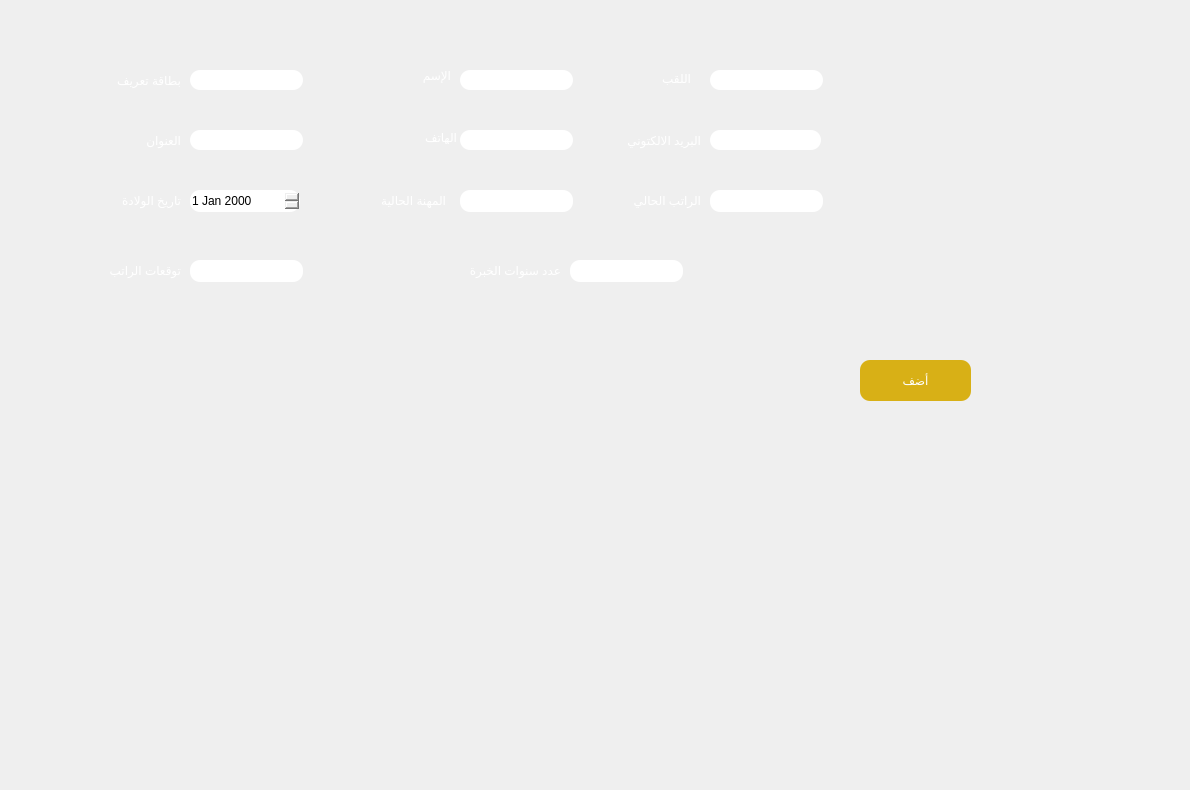
            <widget class="QWidget" name="page_10">
             <widget class="QLineEdit" name="PRETS_3">
              <property name="geometry">
               <rect>
                <x>190</x>
                <y>260</y>
                <width>113</width>
                <height>22</height>
               </rect>
              </property>
              <property name="styleSheet">
               <string notr="true">border-radius: 10;</string>
              </property>
             </widget>
             <widget class="QLabel" name="label_42">
              <property name="geometry">
               <rect>
                <x>110</x>
                <y>70</y>
                <width>71</width>
                <height>21</height>
               </rect>
              </property>
              <property name="styleSheet">
               <string notr="true">color: rgb(255, 255, 255);

</string>
              </property>
              <property name="text">
               <string>بطاقة تعريف</string>
              </property>
             </widget>
             <widget class="QLabel" name="label_43">
              <property name="geometry">
               <rect>
                <x>600</x>
                <y>190</y>
                <width>101</width>
                <height>20</height>
               </rect>
              </property>
              <property name="styleSheet">
               <string notr="true">color: rgb(255, 255, 255);

</string>
              </property>
              <property name="text">
               <string>الراتب الحالي </string>
              </property>
             </widget>
             <widget class="QLabel" name="label_44">
              <property name="geometry">
               <rect>
                <x>20</x>
                <y>260</y>
                <width>161</width>
                <height>20</height>
               </rect>
              </property>
              <property name="styleSheet">
               <string notr="true">color: rgb(255, 255, 255);

</string>
              </property>
              <property name="text">
               <string>توقعات الراتب</string>
              </property>
             </widget>
             <widget class="QLineEdit" name="cin_3">
              <property name="geometry">
               <rect>
                <x>190</x>
                <y>70</y>
                <width>113</width>
                <height>20</height>
               </rect>
              </property>
              <property name="styleSheet">
               <string notr="true">border-radius: 10;</string>
              </property>
             </widget>
             <widget class="QLineEdit" name="MAIL_3">
              <property name="geometry">
               <rect>
                <x>710</x>
                <y>130</y>
                <width>111</width>
                <height>20</height>
               </rect>
              </property>
              <property name="styleSheet">
               <string notr="true">border-radius: 10;</string>
              </property>
             </widget>
             <widget class="QLabel" name="label_45">
              <property name="geometry">
               <rect>
                <x>640</x>
                <y>70</y>
                <width>51</width>
                <height>16</height>
               </rect>
              </property>
              <property name="styleSheet">
               <string notr="true">color: rgb(255, 255, 255);

</string>
              </property>
              <property name="text">
               <string>اللقب</string>
              </property>
             </widget>
             <widget class="QLabel" name="label_46">
              <property name="geometry">
               <rect>
                <x>410</x>
                <y>130</y>
                <width>47</width>
                <height>14</height>
               </rect>
              </property>
              <property name="styleSheet">
               <string notr="true">color: rgb(255, 255, 255);


</string>
              </property>
              <property name="text">
               <string>الهاتف</string>
              </property>
             </widget>
             <widget class="QLineEdit" name="EXP_3">
              <property name="geometry">
               <rect>
                <x>570</x>
                <y>260</y>
                <width>113</width>
                <height>22</height>
               </rect>
              </property>
              <property name="styleSheet">
               <string notr="true">border-radius: 10;</string>
              </property>
             </widget>
             <widget class="QPushButton" name="pushButtonAjouter_3">
              <property name="geometry">
               <rect>
                <x>860</x>
                <y>360</y>
                <width>111</width>
                <height>41</height>
               </rect>
              </property>
              <property name="styleSheet">
               <string notr="true">color: rgb(255, 255, 255);
background-color:  QLinearGradient(x1: 0, y1: 0, x2: 0, y2: 1, stop: 0#D8B016, stop: 1 #D8B016);
 border-radius: 10;</string>
              </property>
              <property name="text">
               <string>أضف</string>
              </property>
             </widget>
             <widget class="QLabel" name="label_47">
              <property name="geometry">
               <rect>
                <x>60</x>
                <y>190</y>
                <width>121</width>
                <height>20</height>
               </rect>
              </property>
              <property name="styleSheet">
               <string notr="true">color: rgb(255, 255, 255);

</string>
              </property>
              <property name="text">
               <string>تاريخ الولادة</string>
              </property>
             </widget>
             <widget class="QLineEdit" name="NOM_3">
              <property name="geometry">
               <rect>
                <x>460</x>
                <y>70</y>
                <width>113</width>
                <height>20</height>
               </rect>
              </property>
              <property name="styleSheet">
               <string notr="true">border-radius: 10;</string>
              </property>
             </widget>
             <widget class="QLineEdit" name="POSTE_3">
              <property name="geometry">
               <rect>
                <x>460</x>
                <y>190</y>
                <width>113</width>
                <height>22</height>
               </rect>
              </property>
              <property name="styleSheet">
               <string notr="true">border-radius: 10;</string>
              </property>
             </widget>
             <widget class="QLabel" name="label_48">
              <property name="geometry">
               <rect>
                <x>360</x>
                <y>260</y>
                <width>201</width>
                <height>20</height>
               </rect>
              </property>
              <property name="styleSheet">
               <string notr="true">color: rgb(255, 255, 255);

</string>
              </property>
              <property name="text">
               <string>عدد سنوات الخبرة </string>
              </property>
             </widget>
             <widget class="QDateEdit" name="dateEdit_3">
              <property name="geometry">
               <rect>
                <x>190</x>
                <y>190</y>
                <width>110</width>
                <height>22</height>
               </rect>
              </property>
              <property name="styleSheet">
               <string notr="true">border-radius: 10;</string>
              </property>
             </widget>
             <widget class="QLabel" name="label_49">
              <property name="geometry">
               <rect>
                <x>390</x>
                <y>60</y>
                <width>61</width>
                <height>31</height>
               </rect>
              </property>
              <property name="styleSheet">
               <string notr="true">color: rgb(255, 255, 255);

</string>
              </property>
              <property name="text">
               <string>الإسم</string>
              </property>
             </widget>
             <widget class="QLineEdit" name="PRENOM_3">
              <property name="geometry">
               <rect>
                <x>710</x>
                <y>70</y>
                <width>113</width>
                <height>20</height>
               </rect>
              </property>
              <property name="styleSheet">
               <string notr="true">border-radius: 10;</string>
              </property>
             </widget>
             <widget class="QLabel" name="label_50">
              <property name="geometry">
               <rect>
                <x>355</x>
                <y>190</y>
                <width>91</width>
                <height>20</height>
               </rect>
              </property>
              <property name="styleSheet">
               <string notr="true">color: rgb(255, 255, 255);

</string>
              </property>
              <property name="text">
               <string>المهنة الحالية</string>
              </property>
             </widget>
             <widget class="QLabel" name="label_51">
              <property name="geometry">
               <rect>
                <x>100</x>
                <y>120</y>
                <width>81</width>
                <height>41</height>
               </rect>
              </property>
              <property name="styleSheet">
               <string notr="true">color: rgb(255, 255, 255);

</string>
              </property>
              <property name="text">
               <string>العنوان</string>
              </property>
             </widget>
             <widget class="QLineEdit" name="GSM_3">
              <property name="geometry">
               <rect>
                <x>460</x>
                <y>130</y>
                <width>113</width>
                <height>20</height>
               </rect>
              </property>
              <property name="styleSheet">
               <string notr="true">border-radius: 10;</string>
              </property>
             </widget>
             <widget class="QLabel" name="label_52">
              <property name="geometry">
               <rect>
                <x>610</x>
                <y>130</y>
                <width>91</width>
                <height>20</height>
               </rect>
              </property>
              <property name="styleSheet">
               <string notr="true">color: rgb(255, 255, 255);

</string>
              </property>
              <property name="text">
               <string>البريد الالكتوني </string>
              </property>
             </widget>
             <widget class="QLineEdit" name="SALAIRE_3">
              <property name="geometry">
               <rect>
                <x>710</x>
                <y>190</y>
                <width>113</width>
                <height>22</height>
               </rect>
              </property>
              <property name="styleSheet">
               <string notr="true">border-radius: 10;</string>
              </property>
             </widget>
             <widget class="QLineEdit" name="ADRESSE_3">
              <property name="geometry">
               <rect>
                <x>190</x>
                <y>130</y>
                <width>113</width>
                <height>20</height>
               </rect>
              </property>
              <property name="styleSheet">
               <string notr="true">border-radius: 10;</string>
              </property>
             </widget>
             <widget class="QLabel" name="graph_45">
              <property name="geometry">
               <rect>
                <x>-20</x>
                <y>-80</y>
                <width>1181</width>
                <height>781</height>
               </rect>
              </property>
              <property name="text">
               <string/>
              </property>
              <property name="pixmap">
               <pixmap>../../../Downloads/Untitled-1 copy.png</pixmap>
              </property>
             </widget>
             <zorder>graph_45</zorder>
             <zorder>PRETS_3</zorder>
             <zorder>label_42</zorder>
             <zorder>label_43</zorder>
             <zorder>label_44</zorder>
             <zorder>cin_3</zorder>
             <zorder>MAIL_3</zorder>
             <zorder>label_45</zorder>
             <zorder>label_46</zorder>
             <zorder>EXP_3</zorder>
             <zorder>pushButtonAjouter_3</zorder>
             <zorder>label_47</zorder>
             <zorder>NOM_3</zorder>
             <zorder>POSTE_3</zorder>
             <zorder>label_48</zorder>
             <zorder>dateEdit_3</zorder>
             <zorder>label_49</zorder>
             <zorder>PRENOM_3</zorder>
             <zorder>label_50</zorder>
             <zorder>label_51</zorder>
             <zorder>GSM_3</zorder>
             <zorder>label_52</zorder>
             <zorder>SALAIRE_3</zorder>
             <zorder>ADRESSE_3</zorder>
            </widget>
